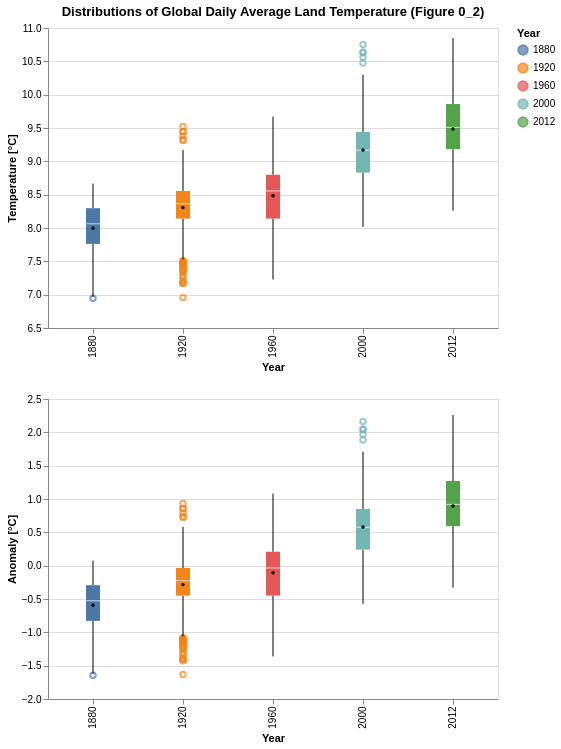

Notebook source saved alongside this figure:
### Code cell
years_selection = [1880, 1920, 1960, 2000, cutoff]

box = alt.Chart(train_df[train_df['Year'].isin(years_selection)]).mark_boxplot().encode(
    x = 'Year:N',
    y = alt.Y('Temperature', title='Temperature [°C]').scale(zero=False),
    color = 'Year:N'
)
box_point = alt.Chart(train_df[train_df['Year'].isin(years_selection)]).mark_point(size=2).encode(
    x = 'Year:N',
    y = alt.Y('mean(Temperature)').scale(zero=False),
    color = alt.value('black')
)

comb1 = box+box_point
comb1 = comb1.properties(**plot_size,
              title = 'Distributions of Global Daily Average Land Temperature (Figure 0_2)')

box = alt.Chart(train_df[train_df['Year'].isin(years_selection)]).mark_boxplot().encode(
    x = 'Year:N',
    y = alt.Y('Anomaly', title='Anomaly [°C]').scale(zero=False),
    color = 'Year:N'
)
box_point = alt.Chart(train_df[train_df['Year'].isin(years_selection)]).mark_point(size=2).encode(
    x = 'Year:N',
    y = alt.Y('mean(Anomaly)').scale(zero=False),
    color = alt.value('black')
)

comb2 = box+box_point
comb2 = comb2.properties(**plot_size,
              )

comb1 & comb2

### Figure 1 — Vega specification as saved in the notebook (floating-point values rounded to 4 significant figures)
{"$schema": "https://vega.github.io/schema/vega/v5.json", "data": [{"name": "source_0"}, {"name": "source_2"}, {"name": "data_0"}, {"name": "data_1", "values": [{"Temperature": 6.945, "Year": 1880}, {"Temperature": 9.327, "Year": 1920}, {"Temperature": 9.314, "Year": 1920}, {"Temperature": 9.38, "Year": 1920}, {"Temperature": 9.524, "Year": 1920}, {"Temperature": 9.449, "Year": 1920}, {"Temperature": 9.445, "Year": 1920}, {"Temperature": 7.463, "Year": 1920}, {"Temperature": 7.35, "Year": 1920}, {"Temperature": 7.476, "Year": 1920}, {"Temperature": 7.28, "Year": 1920}, {"Temperature": 7.369, "Year": 1920}, {"Temperature": 7.438, "Year": 1920}, {"Temperature": 7.502, "Year": 1920}, {"Temperature": 7.514, "Year": 1920}, {"Temperature": 7.376, "Year": 1920}, {"Temperature": 7.257, "Year": 1920}, {"Temperature": 6.956, "Year": 1920}, {"Temperature": 7.211, "Year": 1920}, {"Temperature": 7.179, "Year": 1920}, {"Temperature": 7.327, "Year": 1920}, {"Temperature": 7.474, "Year": 1920}, {"Temperature": 7.48, "Year": 1920}, {"Temperature": 7.482, "Year": 1920}, {"Temperature": 7.404, "Year": 1920}, {"Temperature": 7.485, "Year": 1920}, {"Temperature": 7.406, "Year": 1920}, {"Temperature": 7.479, "Year": 1920}, {"Temperature": 7.437, "Year": 1920}, {"Temperature": 7.165, "Year": 1920}, {"Temperature": 7.187, "Year": 1920}, {"Temperature": 7.451, "Year": 1920}, {"Temperature": 10.56, "Year": 2000}, {"Temperature": 10.75, "Year": 2000}, {"Temperature": 10.64, "Year": 2000}, {"Temperature": 10.63, "Year": 2000}, {"Temperature": 10.47, "Year": 2000}]}, {"name": "data_2"}, {"name": "data_3", "values": [{"Year": 1880, "lower_box_Temperature": 7.762, "lower_whisker_Temperature": 6.968, "upper_whisker_Temperature": 8.666}, {"Year": 1920, "lower_box_Temperature": 8.141, "lower_whisker_Temperature": 7.529, "upper_whisker_Temperature": 9.171}, {"Year": 1960, "lower_box_Temperature": 8.141, "lower_whisker_Temperature": 7.228, "upper_whisker_Temperature": 9.672}, {"Year": 2000, "lower_box_Temperature": 8.831, "lower_whisker_Temperature": 8.017, "upper_whisker_Temperature": 10.3}, {"Year": 2012, "lower_box_Temperature": 9.183, "lower_whisker_Temperature": 8.261, "upper_whisker_Temperature": 10.85}]}, {"name": "data_4", "values": [{"Year": 1880, "lower_whisker_Temperature": 6.968, "upper_box_Temperature": 8.297, "upper_whisker_Temperature": 8.666}, {"Year": 1920, "lower_whisker_Temperature": 7.529, "upper_box_Temperature": 8.556, "upper_whisker_Temperature": 9.171}, {"Year": 1960, "lower_whisker_Temperature": 7.228, "upper_box_Temperature": 8.799, "upper_whisker_Temperature": 9.672}, {"Year": 2000, "lower_whisker_Temperature": 8.017, "upper_box_Temperature": 9.441, "upper_whisker_Temperature": 10.3}, {"Year": 2012, "lower_whisker_Temperature": 8.261, "upper_box_Temperature": 9.86, "upper_whisker_Temperature": 10.85}]}, {"name": "data_5"}, {"name": "data_6", "values": [{"Year": 1880, "lower_box_Temperature": 7.762, "max_Temperature": 8.666, "mid_box_Temperature": 8.063, "min_Temperature": 6.945, "upper_box_Temperature": 8.297}, {"Year": 1920, "lower_box_Temperature": 8.141, "max_Temperature": 9.524, "mid_box_Temperature": 8.366, "min_Temperature": 6.956, "upper_box_Temperature": 8.556}, {"Year": 1960, "lower_box_Temperature": 8.141, "max_Temperature": 9.672, "mid_box_Temperature": 8.556, "min_Temperature": 7.228, "upper_box_Temperature": 8.799}, {"Year": 2000, "lower_box_Temperature": 8.831, "max_Temperature": 10.75, "mid_box_Temperature": 9.166, "min_Temperature": 8.017, "upper_box_Temperature": 9.441}, {"Year": 2012, "lower_box_Temperature": 9.183, "max_Temperature": 10.85, "mid_box_Temperature": 9.509, "min_Temperature": 8.261, "upper_box_Temperature": 9.86}]}, {"name": "data_7", "values": [{"Year": 1880, "lower_box_Temperature": 7.762, "max_Temperature": 8.666, "mid_box_Temperature": 8.063, "min_Temperature": 6.945, "upper_box_Temperature": 8.297}, {"Year": 1920, "lower_box_Temperature": 8.141, "max_Temperature": 9.524, "mid_box_Temperature": 8.366, "min_Temperature": 6.956, "upper_box_Temperature": 8.556}, {"Year": 1960, "lower_box_Temperature": 8.141, "max_Temperature": 9.672, "mid_box_Temperature": 8.556, "min_Temperature": 7.228, "upper_box_Temperature": 8.799}, {"Year": 2000, "lower_box_Temperature": 8.831, "max_Temperature": 10.75, "mid_box_Temperature": 9.166, "min_Temperature": 8.017, "upper_box_Temperature": 9.441}, {"Year": 2012, "lower_box_Temperature": 9.183, "max_Temperature": 10.85, "mid_box_Temperature": 9.509, "min_Temperature": 8.261, "upper_box_Temperature": 9.86}]}, {"name": "source_1", "values": [{"Year": 1880, "mean_Temperature": 7.996}, {"Year": 1920, "mean_Temperature": 8.306}, {"Year": 1960, "mean_Temperature": 8.485}, {"Year": 2000, "mean_Temperature": 9.17}, {"Year": 2012, "mean_Temperature": 9.486}]}, {"name": "data_8"}, {"name": "data_9", "values": [{"Anomaly": -1.645, "Year": 1880}, {"Anomaly": 0.737, "Year": 1920}, {"Anomaly": 0.724, "Year": 1920}, {"Anomaly": 0.79, "Year": 1920}, {"Anomaly": 0.934, "Year": 1920}, {"Anomaly": 0.859, "Year": 1920}, {"Anomaly": 0.855, "Year": 1920}, {"Anomaly": -1.127, "Year": 1920}, {"Anomaly": -1.24, "Year": 1920}, {"Anomaly": -1.114, "Year": 1920}, {"Anomaly": -1.31, "Year": 1920}, {"Anomaly": -1.221, "Year": 1920}, {"Anomaly": -1.152, "Year": 1920}, {"Anomaly": -1.088, "Year": 1920}, {"Anomaly": -1.076, "Year": 1920}, {"Anomaly": -1.214, "Year": 1920}, {"Anomaly": -1.333, "Year": 1920}, {"Anomaly": -1.634, "Year": 1920}, {"Anomaly": -1.379, "Year": 1920}, {"Anomaly": -1.411, "Year": 1920}, {"Anomaly": -1.263, "Year": 1920}, {"Anomaly": -1.116, "Year": 1920}, {"Anomaly": -1.11, "Year": 1920}, {"Anomaly": -1.108, "Year": 1920}, {"Anomaly": -1.186, "Year": 1920}, {"Anomaly": -1.105, "Year": 1920}, {"Anomaly": -1.184, "Year": 1920}, {"Anomaly": -1.111, "Year": 1920}, {"Anomaly": -1.153, "Year": 1920}, {"Anomaly": -1.425, "Year": 1920}, {"Anomaly": -1.403, "Year": 1920}, {"Anomaly": -1.139, "Year": 1920}, {"Anomaly": 1.97, "Year": 2000}, {"Anomaly": 2.162, "Year": 2000}, {"Anomaly": 2.052, "Year": 2000}, {"Anomaly": 2.04, "Year": 2000}, {"Anomaly": 1.885, "Year": 2000}]}, {"name": "data_10"}, {"name": "data_11", "values": [{"Year": 1880, "lower_box_Anomaly": -0.8282, "lower_whisker_Anomaly": -1.622, "upper_whisker_Anomaly": 0.076}, {"Year": 1920, "lower_box_Anomaly": -0.4487, "lower_whisker_Anomaly": -1.061, "upper_whisker_Anomaly": 0.581}, {"Year": 1960, "lower_box_Anomaly": -0.449, "lower_whisker_Anomaly": -1.362, "upper_whisker_Anomaly": 1.082}, {"Year": 2000, "lower_box_Anomaly": 0.241, "lower_whisker_Anomaly": -0.573, "upper_whisker_Anomaly": 1.708}, {"Year": 2012, "lower_box_Anomaly": 0.5925, "lower_whisker_Anomaly": -0.329, "upper_whisker_Anomaly": 2.259}]}, {"name": "data_12", "values": [{"Year": 1880, "lower_whisker_Anomaly": -1.622, "upper_box_Anomaly": -0.2933, "upper_whisker_Anomaly": 0.076}, {"Year": 1920, "lower_whisker_Anomaly": -1.061, "upper_box_Anomaly": -0.0345, "upper_whisker_Anomaly": 0.581}, {"Year": 1960, "lower_whisker_Anomaly": -1.362, "upper_box_Anomaly": 0.2087, "upper_whisker_Anomaly": 1.082}, {"Year": 2000, "lower_whisker_Anomaly": -0.573, "upper_box_Anomaly": 0.8505, "upper_whisker_Anomaly": 1.708}, {"Year": 2012, "lower_whisker_Anomaly": -0.329, "upper_box_Anomaly": 1.27, "upper_whisker_Anomaly": 2.259}]}, {"name": "data_13"}, {"name": "data_14", "values": [{"Year": 1880, "lower_box_Anomaly": -0.8282, "max_Anomaly": 0.076, "mid_box_Anomaly": -0.527, "min_Anomaly": -1.645, "upper_box_Anomaly": -0.2933}, {"Year": 1920, "lower_box_Anomaly": -0.4487, "max_Anomaly": 0.934, "mid_box_Anomaly": -0.224, "min_Anomaly": -1.634, "upper_box_Anomaly": -0.0345}, {"Year": 1960, "lower_box_Anomaly": -0.449, "max_Anomaly": 1.082, "mid_box_Anomaly": -0.034, "min_Anomaly": -1.362, "upper_box_Anomaly": 0.2087}, {"Year": 2000, "lower_box_Anomaly": 0.241, "max_Anomaly": 2.162, "mid_box_Anomaly": 0.576, "min_Anomaly": -0.573, "upper_box_Anomaly": 0.8505}, {"Year": 2012, "lower_box_Anomaly": 0.5925, "max_Anomaly": 2.259, "mid_box_Anomaly": 0.9195, "min_Anomaly": -0.329, "upper_box_Anomaly": 1.27}]}, {"name": "data_15", "values": [{"Year": 1880, "lower_box_Anomaly": -0.8282, "max_Anomaly": 0.076, "mid_box_Anomaly": -0.527, "min_Anomaly": -1.645, "upper_box_Anomaly": -0.2933}, {"Year": 1920, "lower_box_Anomaly": -0.4487, "max_Anomaly": 0.934, "mid_box_Anomaly": -0.224, "min_Anomaly": -1.634, "upper_box_Anomaly": -0.0345}, {"Year": 1960, "lower_box_Anomaly": -0.449, "max_Anomaly": 1.082, "mid_box_Anomaly": -0.034, "min_Anomaly": -1.362, "upper_box_Anomaly": 0.2087}, {"Year": 2000, "lower_box_Anomaly": 0.241, "max_Anomaly": 2.162, "mid_box_Anomaly": 0.576, "min_Anomaly": -0.573, "upper_box_Anomaly": 0.8505}, {"Year": 2012, "lower_box_Anomaly": 0.5925, "max_Anomaly": 2.259, "mid_box_Anomaly": 0.9195, "min_Anomaly": -0.329, "upper_box_Anomaly": 1.27}]}, {"name": "source_3", "values": [{"Year": 1880, "mean_Anomaly": -0.5944}, {"Year": 1920, "mean_Anomaly": -0.284}, {"Year": 1960, "mean_Anomaly": -0.1051}, {"Year": 2000, "mean_Anomaly": 0.58}, {"Year": 2012, "mean_Anomaly": 0.8962}]}, {"name": "data_1_color_domain_Year_0", "values": [{"Year": 1880}, {"Year": 1920}, {"Year": 2000}]}, {"name": "data_6_color_domain_Year_1", "values": [{"Year": 1880}, {"Year": 1920}, {"Year": 1960}, {"Year": 2000}, {"Year": 2012}]}, {"name": "data_7_color_domain_Year_2", "values": [{"Year": 1880}, {"Year": 1920}, {"Year": 1960}, {"Year": 2000}, {"Year": 2012}]}, {"name": "data_9_color_domain_Year_3", "values": [{"Year": 1880}, {"Year": 1920}, {"Year": 2000}]}, {"name": "data_14_color_domain_Year_4", "values": [{"Year": 1880}, {"Year": 1920}, {"Year": 1960}, {"Year": 2000}, {"Year": 2012}]}, {"name": "data_15_color_domain_Year_5", "values": [{"Year": 1880}, {"Year": 1920}, {"Year": 1960}, {"Year": 2000}, {"Year": 2012}]}, {"name": "data_1_concat_0_x_domain_Year_0", "values": [{"Year": 1880}, {"Year": 1920}, {"Year": 2000}]}, {"name": "data_3_concat_0_x_domain_Year_1", "values": [{"Year": 1880}, {"Year": 1920}, {"Year": 1960}, {"Year": 2000}, {"Year": 2012}]}, {"name": "data_4_concat_0_x_domain_Year_2", "values": [{"Year": 1880}, {"Year": 1920}, {"Year": 1960}, {"Year": 2000}, {"Year": 2012}]}, {"name": "data_6_concat_0_x_domain_Year_3", "values": [{"Year": 1880}, {"Year": 1920}, {"Year": 1960}, {"Year": 2000}, {"Year": 2012}]}, {"name": "data_7_concat_0_x_domain_Year_4", "values": [{"Year": 1880}, {"Year": 1920}, {"Year": 1960}, {"Year": 2000}, {"Year": 2012}]}, {"name": "source_1_concat_0_x_domain_Year_5", "values": [{"Year": 1880}, {"Year": 1920}, {"Year": 1960}, {"Year": 2000}, {"Year": 2012}]}, {"name": "data_9_concat_1_x_domain_Year_0", "values": [{"Year": 1880}, {"Year": 1920}, {"Year": 2000}]}, {"name": "data_11_concat_1_x_domain_Year_1", "values": [{"Year": 1880}, {"Year": 1920}, {"Year": 1960}, {"Year": 2000}, {"Year": 2012}]}, {"name": "data_12_concat_1_x_domain_Year_2", "values": [{"Year": 1880}, {"Year": 1920}, {"Year": 1960}, {"Year": 2000}, {"Year": 2012}]}, {"name": "data_14_concat_1_x_domain_Year_3", "values": [{"Year": 1880}, {"Year": 1920}, {"Year": 1960}, {"Year": 2000}, {"Year": 2012}]}, {"name": "data_15_concat_1_x_domain_Year_4", "values": [{"Year": 1880}, {"Year": 1920}, {"Year": 1960}, {"Year": 2000}, {"Year": 2012}]}, {"name": "source_3_concat_1_x_domain_Year_5", "values": [{"Year": 1880}, {"Year": 1920}, {"Year": 1960}, {"Year": 2000}, {"Year": 2012}]}], "signals": [{"name": "childHeight", "value": 300}], "marks": [{"type": "group", "name": "concat_0_group", "encode": {"update": {"width": {"signal": "width"}, "height": {"signal": "childHeight"}}}, "marks": [{"type": "symbol", "name": "concat_0_layer_0_layer_0_layer_0_marks", "from": {"data": "data_1"}, "encode": {"update": {"opacity": {"value": 0.7}, "x": {"field": "Year", "scale": "concat_0_x", "band": 0.5}, "y": {"field": "Temperature", "scale": "concat_0_y"}, "fill": {"value": "transparent"}, "stroke": {"field": "Year", "scale": "color"}}}, "style": ["point", "boxplot-outliers"]}, {"type": "rule", "name": "concat_0_layer_0_layer_0_layer_1_layer_0_marks", "from": {"data": "data_3"}, "encode": {"update": {"x": {"field": "Year", "scale": "concat_0_x", "band": 0.5}, "y": {"field": "lower_whisker_Temperature", "scale": "concat_0_y"}, "y2": {"field": "lower_box_Temperature", "scale": "concat_0_y"}, "stroke": {"value": "black"}, "tooltip": {"signal": "{\"Upper Whisker of Temperature [°C]\": format(datum[\"upper_whisker_Temperature\"], \"\"), \"Lower Whisker of Temperature [°C]\": format(datum[\"lower_whisker_Temperature\"], \"\"), \"Year\": isValid(datum[\"Year\"]) ? datum[\"Year\"] : \"\"+datum[\"Year\"]}"}}}, "style": ["rule", "boxplot-rule"], "aria": false}, {"type": "rule", "name": "concat_0_layer_0_layer_0_layer_1_layer_1_marks", "from": {"data": "data_4"}, "encode": {"update": {"y2": {"field": "upper_whisker_Temperature", "scale": "concat_0_y"}, "y": {"field": "upper_box_Temperature", "scale": "concat_0_y"}, "tooltip": {"signal": "{\"Upper Whisker of Temperature [°C]\": format(datum[\"upper_whisker_Temperature\"], \"\"), \"Lower Whisker of Temperature [°C]\": format(datum[\"lower_whisker_Temperature\"], \"\"), \"Year\": isValid(datum[\"Year\"]) ? datum[\"Year\"] : \"\"+datum[\"Year\"]}"}, "stroke": {"value": "black"}, "x": {"field": "Year", "scale": "concat_0_x", "band": 0.5}}}, "style": ["rule", "boxplot-rule"], "aria": false}, {"type": "rect", "name": "concat_0_layer_0_layer_1_layer_0_marks", "from": {"data": "data_6"}, "encode": {"update": {"y": {"field": "lower_box_Temperature", "scale": "concat_0_y"}, "xc": {"field": "Year", "scale": "concat_0_x", "band": 0.5}, "y2": {"field": "upper_box_Temperature", "scale": "concat_0_y"}, "fill": {"field": "Year", "scale": "color"}, "tooltip": {"signal": "{\"Max of Temperature [°C]\": format(datum[\"max_Temperature\"], \"\"), \"Q3 of Temperature [°C]\": format(datum[\"upper_box_Temperature\"], \"\"), \"Median of Temperature [°C]\": format(datum[\"mid_box_Temperature\"], \"\"), \"Q1 of Temperature [°C]\": format(datum[\"lower_box_Temperature\"], \"\"), \"Min of Temperature [°C]\": format(datum[\"min_Temperature\"], \"\"), \"Year\": isValid(datum[\"Year\"]) ? datum[\"Year\"] : \"\"+datum[\"Year\"]}"}, "width": {"value": 14}}}, "style": ["bar", "boxplot-box"]}, {"type": "rect", "name": "concat_0_layer_0_layer_1_layer_1_marks", "from": {"data": "data_7"}, "encode": {"update": {"height": {"value": 1}, "tooltip": {"signal": "{\"Max of Temperature [°C]\": format(datum[\"max_Temperature\"], \"\"), \"Q3 of Temperature [°C]\": format(datum[\"upper_box_Temperature\"], \"\"), \"Median of Temperature [°C]\": format(datum[\"mid_box_Temperature\"], \"\"), \"Q1 of Temperature [°C]\": format(datum[\"lower_box_Temperature\"], \"\"), \"Min of Temperature [°C]\": format(datum[\"min_Temperature\"], \"\"), \"Year\": isValid(datum[\"Year\"]) ? datum[\"Year\"] : \"\"+datum[\"Year\"]}"}, "yc": {"field": "mid_box_Temperature", "scale": "concat_0_y"}, "opacity": {"value": 0.7}, "width": {"value": 14}, "xc": {"field": "Year", "scale": "concat_0_x", "band": 0.5}, "fill": [{"field": "Year", "scale": "color", "test": "datum['lower_box_Temperature'] >= datum['upper_box_Temperature']"}, {"value": "white"}]}}, "style": ["tick", "boxplot-median"], "aria": false}, {"type": "symbol", "name": "concat_0_layer_1_marks", "from": {"data": "source_1"}, "encode": {"update": {"x": {"field": "Year", "scale": "concat_0_x", "band": 0.5}, "stroke": {"value": "black"}, "size": {"value": 2}, "fill": {"value": "transparent"}, "y": {"field": "mean_Temperature", "scale": "concat_0_y"}}}, "style": ["point"]}], "axes": [{"scale": "concat_0_y", "orient": "left", "minExtent": 0, "domain": false, "zindex": 0, "tickCount": {"signal": "ceil(childHeight/40)"}, "gridScale": "concat_0_x", "grid": true, "labels": false, "maxExtent": 0, "ticks": false, "aria": false}, {"scale": "concat_0_x", "orient": "bottom", "title": "Year", "grid": false, "labelAlign": "right", "labelAngle": 270, "labelBaseline": "middle", "zindex": 0}, {"scale": "concat_0_y", "zindex": 0, "orient": "left", "tickCount": {"signal": "ceil(childHeight/40)"}, "title": "Temperature [°C]", "grid": false, "labelOverlap": true}], "title": {"text": "Distributions of Global Daily Average Land Temperature (Figure 0_2)", "frame": "group"}, "style": "cell"}, {"type": "group", "name": "concat_1_group", "encode": {"update": {"height": {"signal": "childHeight"}, "width": {"signal": "width"}}}, "marks": [{"type": "symbol", "name": "concat_1_layer_0_layer_0_layer_0_marks", "from": {"data": "data_9"}, "encode": {"update": {"y": {"field": "Anomaly", "scale": "concat_1_y"}, "opacity": {"value": 0.7}, "stroke": {"field": "Year", "scale": "color"}, "fill": {"value": "transparent"}, "x": {"field": "Year", "scale": "concat_1_x", "band": 0.5}}}, "style": ["point", "boxplot-outliers"]}, {"type": "rule", "name": "concat_1_layer_0_layer_0_layer_1_layer_0_marks", "from": {"data": "data_11"}, "encode": {"update": {"stroke": {"value": "black"}, "y": {"field": "lower_whisker_Anomaly", "scale": "concat_1_y"}, "tooltip": {"signal": "{\"Upper Whisker of Anomaly [°C]\": format(datum[\"upper_whisker_Anomaly\"], \"\"), \"Lower Whisker of Anomaly [°C]\": format(datum[\"lower_whisker_Anomaly\"], \"\"), \"Year\": isValid(datum[\"Year\"]) ? datum[\"Year\"] : \"\"+datum[\"Year\"]}"}, "y2": {"field": "lower_box_Anomaly", "scale": "concat_1_y"}, "x": {"field": "Year", "scale": "concat_1_x", "band": 0.5}}}, "style": ["rule", "boxplot-rule"], "aria": false}, {"type": "rule", "name": "concat_1_layer_0_layer_0_layer_1_layer_1_marks", "from": {"data": "data_12"}, "encode": {"update": {"stroke": {"value": "black"}, "tooltip": {"signal": "{\"Upper Whisker of Anomaly [°C]\": format(datum[\"upper_whisker_Anomaly\"], \"\"), \"Lower Whisker of Anomaly [°C]\": format(datum[\"lower_whisker_Anomaly\"], \"\"), \"Year\": isValid(datum[\"Year\"]) ? datum[\"Year\"] : \"\"+datum[\"Year\"]}"}, "x": {"field": "Year", "scale": "concat_1_x", "band": 0.5}, "y2": {"field": "upper_whisker_Anomaly", "scale": "concat_1_y"}, "y": {"field": "upper_box_Anomaly", "scale": "concat_1_y"}}}, "style": ["rule", "boxplot-rule"], "aria": false}, {"type": "rect", "name": "concat_1_layer_0_layer_1_layer_0_marks", "from": {"data": "data_14"}, "encode": {"update": {"fill": {"field": "Year", "scale": "color"}, "xc": {"field": "Year", "scale": "concat_1_x", "band": 0.5}, "y": {"field": "lower_box_Anomaly", "scale": "concat_1_y"}, "y2": {"field": "upper_box_Anomaly", "scale": "concat_1_y"}, "width": {"value": 14}, "tooltip": {"signal": "{\"Max of Anomaly [°C]\": format(datum[\"max_Anomaly\"], \"\"), \"Q3 of Anomaly [°C]\": format(datum[\"upper_box_Anomaly\"], \"\"), \"Median of Anomaly [°C]\": format(datum[\"mid_box_Anomaly\"], \"\"), \"Q1 of Anomaly [°C]\": format(datum[\"lower_box_Anomaly\"], \"\"), \"Min of Anomaly [°C]\": format(datum[\"min_Anomaly\"], \"\"), \"Year\": isValid(datum[\"Year\"]) ? datum[\"Year\"] : \"\"+datum[\"Year\"]}"}}}, "style": ["bar", "boxplot-box"]}, {"type": "rect", "name": "concat_1_layer_0_layer_1_layer_1_marks", "from": {"data": "data_15"}, "encode": {"update": {"yc": {"field": "mid_box_Anomaly", "scale": "concat_1_y"}, "tooltip": {"signal": "{\"Max of Anomaly [°C]\": format(datum[\"max_Anomaly\"], \"\"), \"Q3 of Anomaly [°C]\": format(datum[\"upper_box_Anomaly\"], \"\"), \"Median of Anomaly [°C]\": format(datum[\"mid_box_Anomaly\"], \"\"), \"Q1 of Anomaly [°C]\": format(datum[\"lower_box_Anomaly\"], \"\"), \"Min of Anomaly [°C]\": format(datum[\"min_Anomaly\"], \"\"), \"Year\": isValid(datum[\"Year\"]) ? datum[\"Year\"] : \"\"+datum[\"Year\"]}"}, "xc": {"field": "Year", "scale": "concat_1_x", "band": 0.5}, "opacity": {"value": 0.7}, "fill": [{"field": "Year", "scale": "color", "test": "datum['lower_box_Anomaly'] >= datum['upper_box_Anomaly']"}, {"value": "white"}], "width": {"value": 14}, "height": {"value": 1}}}, "aria": false, "style": ["tick", "boxplot-median"]}, {"type": "symbol", "name": "concat_1_layer_1_marks", "from": {"data": "source_3"}, "encode": {"update": {"x": {"field": "Year", "scale": "concat_1_x", "band": 0.5}, "y": {"field": "mean_Anomaly", "scale": "concat_1_y"}, "stroke": {"value": "black"}, "size": {"value": 2}, "fill": {"value": "transparent"}}}, "style": ["point"]}], "axes": [{"scale": "concat_1_y", "tickCount": {"signal": "ceil(childHeight/40)"}, "minExtent": 0, "maxExtent": 0, "aria": false, "grid": true, "zindex": 0, "gridScale": "concat_1_x", "labels": false, "orient": "left", "domain": false, "ticks": false}, {"scale": "concat_1_x", "zindex": 0, "orient": "bottom", "labelAlign": "right", "grid": false, "title": "Year", "labelAngle": 270, "labelBaseline": "middle"}, {"scale": "concat_1_y", "title": "Anomaly [°C]", "tickCount": {"signal": "ceil(childHeight/40)"}, "grid": false, "labelOverlap": true, "zindex": 0, "orient": "left"}], "style": "cell"}], "scales": [{"name": "color", "type": "ordinal", "domain": {"fields": [{"data": "data_1_color_domain_Year_0", "field": "Year"}, {"data": "data_6_color_domain_Year_1", "field": "Year"}, {"data": "data_7_color_domain_Year_2", "field": "Year"}, {"data": "data_9_color_domain_Year_3", "field": "Year"}, {"data": "data_14_color_domain_Year_4", "field": "Year"}, {"data": "data_15_color_domain_Year_5", "field": "Year"}], "sort": true}, "range": "category"}, {"name": "concat_0_x", "type": "band", "domain": {"fields": [{"data": "data_1_concat_0_x_domain_Year_0", "field": "Year"}, {"data": "data_3_concat_0_x_domain_Year_1", "field": "Year"}, {"data": "data_4_concat_0_x_domain_Year_2", "field": "Year"}, {"data": "data_6_concat_0_x_domain_Year_3", "field": "Year"}, {"data": "data_7_concat_0_x_domain_Year_4", "field": "Year"}, {"data": "source_1_concat_0_x_domain_Year_5", "field": "Year"}], "sort": true}, "range": [0, {"signal": "width"}], "paddingOuter": 0, "paddingInner": 0}, {"name": "concat_0_y", "type": "linear", "domain": {"fields": [{"data": "data_1", "field": "Temperature"}, {"data": "data_3", "field": "lower_whisker_Temperature"}, {"data": "data_3", "field": "lower_box_Temperature"}, {"data": "data_4", "field": "upper_box_Temperature"}, {"data": "data_4", "field": "upper_whisker_Temperature"}, {"data": "data_6", "field": "lower_box_Temperature"}, {"data": "data_6", "field": "upper_box_Temperature"}, {"data": "data_7", "field": "mid_box_Temperature"}, {"data": "source_1", "field": "mean_Temperature"}]}, "range": [{"signal": "childHeight"}, 0], "nice": true, "zero": false}, {"name": "concat_1_x", "type": "band", "domain": {"fields": [{"data": "data_9_concat_1_x_domain_Year_0", "field": "Year"}, {"data": "data_11_concat_1_x_domain_Year_1", "field": "Year"}, {"data": "data_12_concat_1_x_domain_Year_2", "field": "Year"}, {"data": "data_14_concat_1_x_domain_Year_3", "field": "Year"}, {"data": "data_15_concat_1_x_domain_Year_4", "field": "Year"}, {"data": "source_3_concat_1_x_domain_Year_5", "field": "Year"}], "sort": true}, "range": [0, {"signal": "width"}], "paddingInner": 0, "paddingOuter": 0}, {"name": "concat_1_y", "type": "linear", "domain": {"fields": [{"data": "data_9", "field": "Anomaly"}, {"data": "data_11", "field": "lower_whisker_Anomaly"}, {"data": "data_11", "field": "lower_box_Anomaly"}, {"data": "data_12", "field": "upper_box_Anomaly"}, {"data": "data_12", "field": "upper_whisker_Anomaly"}, {"data": "data_14", "field": "lower_box_Anomaly"}, {"data": "data_14", "field": "upper_box_Anomaly"}, {"data": "data_15", "field": "mid_box_Anomaly"}, {"data": "source_3", "field": "mean_Anomaly"}]}, "range": [{"signal": "childHeight"}, 0], "zero": false, "nice": true}], "legends": [{"stroke": "color", "symbolType": "circle", "title": "Year", "encode": {"symbols": {"update": {"opacity": {"value": 0.7}}}}, "fill": "color"}], "layout": {"padding": 20, "columns": 1, "bounds": "full", "align": "each"}, "padding": 5, "width": 450, "background": "white"}
